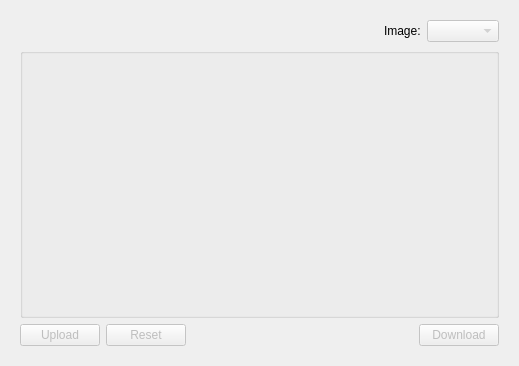
<?xml version="1.0" encoding="UTF-8"?>
<!--
splash.ui
This is the user interface layout for the Wallpaper pane.

RCU is a management client for the reMarkable Tablet.
Copyright (C) 2020-23  Davis Remmel

This program is free software: you can redistribute it and/or modify
it under the terms of the GNU Affero General Public License as
published by the Free Software Foundation, either version 3 of the
License, or (at your option) any later version.

This program is distributed in the hope that it will be useful,
but WITHOUT ANY WARRANTY; without even the implied warranty of
MERCHANTABILITY or FITNESS FOR A PARTICULAR PURPOSE.  See the
GNU Affero General Public License for more details.

You should have received a copy of the GNU Affero General Public License
along with this program.  If not, see <https://www.gnu.org/licenses/>.
-->
<ui version="4.0">
 <class>Form</class>
 <widget class="QWidget" name="Form">
  <property name="geometry">
   <rect>
    <x>0</x>
    <y>0</y>
    <width>519</width>
    <height>366</height>
   </rect>
  </property>
  <property name="sizePolicy">
   <sizepolicy hsizetype="Preferred" vsizetype="Preferred">
    <horstretch>0</horstretch>
    <verstretch>0</verstretch>
   </sizepolicy>
  </property>
  <property name="windowTitle">
   <string>Form</string>
  </property>
  <layout class="QGridLayout" name="gridLayout">
   <item row="0" column="0" colspan="2">
    <layout class="QVBoxLayout" name="displaypanelayout">
     <property name="leftMargin">
      <number>9</number>
     </property>
     <property name="topMargin">
      <number>9</number>
     </property>
     <property name="rightMargin">
      <number>9</number>
     </property>
     <property name="bottomMargin">
      <number>9</number>
     </property>
     <item>
      <layout class="QHBoxLayout" name="horizontalLayout_5">
       <property name="spacing">
        <number>6</number>
       </property>
       <property name="topMargin">
        <number>0</number>
       </property>
       <item>
        <layout class="QVBoxLayout" name="verticalLayout">
         <item>
          <layout class="QHBoxLayout" name="horizontalLayout_2">
           <item>
            <spacer name="horizontalSpacer_2">
             <property name="orientation">
              <enum>Qt::Horizontal</enum>
             </property>
             <property name="sizeHint" stdset="0">
              <size>
               <width>40</width>
               <height>20</height>
              </size>
             </property>
            </spacer>
           </item>
           <item>
            <widget class="QLabel" name="label">
             <property name="text">
              <string>Image:</string>
             </property>
            </widget>
           </item>
           <item>
            <widget class="QComboBox" name="comboBox">
             <property name="enabled">
              <bool>false</bool>
             </property>
             <property name="toolTip">
              <string>Select a different wallpaper</string>
             </property>
             <property name="accessibleName">
              <string>Wallpaper picker</string>
             </property>
             <property name="accessibleDescription">
              <string>Select a different wallpaper</string>
             </property>
             <property name="styleSheet">
              <string notr="true"/>
             </property>
            </widget>
           </item>
          </layout>
         </item>
         <item>
          <widget class="QGroupBox" name="groupBox">
           <property name="accessibleName">
            <string/>
           </property>
           <property name="accessibleDescription">
            <string/>
           </property>
           <property name="styleSheet">
            <string notr="true"/>
           </property>
           <property name="title">
            <string/>
           </property>
           <property name="flat">
            <bool>false</bool>
           </property>
           <layout class="QGridLayout" name="gridLayout_2">
            <property name="leftMargin">
             <number>0</number>
            </property>
            <property name="topMargin">
             <number>0</number>
            </property>
            <property name="rightMargin">
             <number>0</number>
            </property>
            <property name="bottomMargin">
             <number>0</number>
            </property>
            <item row="0" column="0">
             <widget class="QWidget" name="splash_widget" native="true">
              <layout class="QGridLayout" name="gridLayout_3">
               <property name="leftMargin">
                <number>0</number>
               </property>
               <property name="topMargin">
                <number>0</number>
               </property>
               <property name="rightMargin">
                <number>0</number>
               </property>
               <property name="bottomMargin">
                <number>0</number>
               </property>
               <item row="0" column="0">
                <layout class="QHBoxLayout" name="horizontalLayout">
                 <property name="topMargin">
                  <number>0</number>
                 </property>
                 <item>
                  <spacer name="horizontalSpacer_4">
                   <property name="orientation">
                    <enum>Qt::Horizontal</enum>
                   </property>
                   <property name="sizeHint" stdset="0">
                    <size>
                     <width>0</width>
                     <height>0</height>
                    </size>
                   </property>
                  </spacer>
                 </item>
                 <item>
                  <layout class="QVBoxLayout" name="verticalLayout_2">
                   <property name="leftMargin">
                    <number>0</number>
                   </property>
                   <item>
                    <spacer name="verticalSpacer_2">
                     <property name="orientation">
                      <enum>Qt::Vertical</enum>
                     </property>
                     <property name="sizeHint" stdset="0">
                      <size>
                       <width>0</width>
                       <height>0</height>
                      </size>
                     </property>
                    </spacer>
                   </item>
                   <item>
                    <widget class="QLabel" name="img_label">
                     <property name="sizePolicy">
                      <sizepolicy hsizetype="Fixed" vsizetype="Fixed">
                       <horstretch>0</horstretch>
                       <verstretch>0</verstretch>
                      </sizepolicy>
                     </property>
                     <property name="accessibleName">
                      <string>Preview</string>
                     </property>
                     <property name="accessibleDescription">
                      <string>Shows the wallpaper that is currently set</string>
                     </property>
                     <property name="text">
                      <string/>
                     </property>
                     <property name="scaledContents">
                      <bool>true</bool>
                     </property>
                     <property name="alignment">
                      <set>Qt::AlignCenter</set>
                     </property>
                    </widget>
                   </item>
                   <item>
                    <spacer name="verticalSpacer">
                     <property name="orientation">
                      <enum>Qt::Vertical</enum>
                     </property>
                     <property name="sizeHint" stdset="0">
                      <size>
                       <width>0</width>
                       <height>0</height>
                      </size>
                     </property>
                    </spacer>
                   </item>
                  </layout>
                 </item>
                 <item>
                  <spacer name="horizontalSpacer_3">
                   <property name="orientation">
                    <enum>Qt::Horizontal</enum>
                   </property>
                   <property name="sizeHint" stdset="0">
                    <size>
                     <width>0</width>
                     <height>0</height>
                    </size>
                   </property>
                  </spacer>
                 </item>
                </layout>
               </item>
              </layout>
             </widget>
            </item>
           </layout>
          </widget>
         </item>
         <item>
          <layout class="QHBoxLayout" name="horizontalLayout_3">
           <item>
            <widget class="QPushButton" name="upload_pushButton">
             <property name="enabled">
              <bool>false</bool>
             </property>
             <property name="toolTip">
              <string>Upload a PNG image</string>
             </property>
             <property name="accessibleName">
              <string>Upload</string>
             </property>
             <property name="accessibleDescription">
              <string>Upload a PNG image</string>
             </property>
             <property name="text">
              <string>Upload</string>
             </property>
            </widget>
           </item>
           <item>
            <widget class="QPushButton" name="reset_pushButton">
             <property name="enabled">
              <bool>false</bool>
             </property>
             <property name="toolTip">
              <string>Reset this wallpaper to factory default</string>
             </property>
             <property name="statusTip">
              <string/>
             </property>
             <property name="whatsThis">
              <string/>
             </property>
             <property name="accessibleName">
              <string>Reset</string>
             </property>
             <property name="accessibleDescription">
              <string>Reset this wallpaper to factory default</string>
             </property>
             <property name="text">
              <string>Reset</string>
             </property>
            </widget>
           </item>
           <item>
            <spacer name="horizontalSpacer">
             <property name="orientation">
              <enum>Qt::Horizontal</enum>
             </property>
             <property name="sizeHint" stdset="0">
              <size>
               <width>40</width>
               <height>20</height>
              </size>
             </property>
            </spacer>
           </item>
           <item>
            <widget class="QPushButton" name="download_pushButton">
             <property name="enabled">
              <bool>false</bool>
             </property>
             <property name="toolTip">
              <string>Save PNG image to disk</string>
             </property>
             <property name="accessibleName">
              <string>Download</string>
             </property>
             <property name="accessibleDescription">
              <string>Save PNG image to disk</string>
             </property>
             <property name="text">
              <string>Download</string>
             </property>
            </widget>
           </item>
          </layout>
         </item>
        </layout>
       </item>
      </layout>
     </item>
    </layout>
   </item>
  </layout>
 </widget>
 <resources/>
 <connections/>
</ui>
